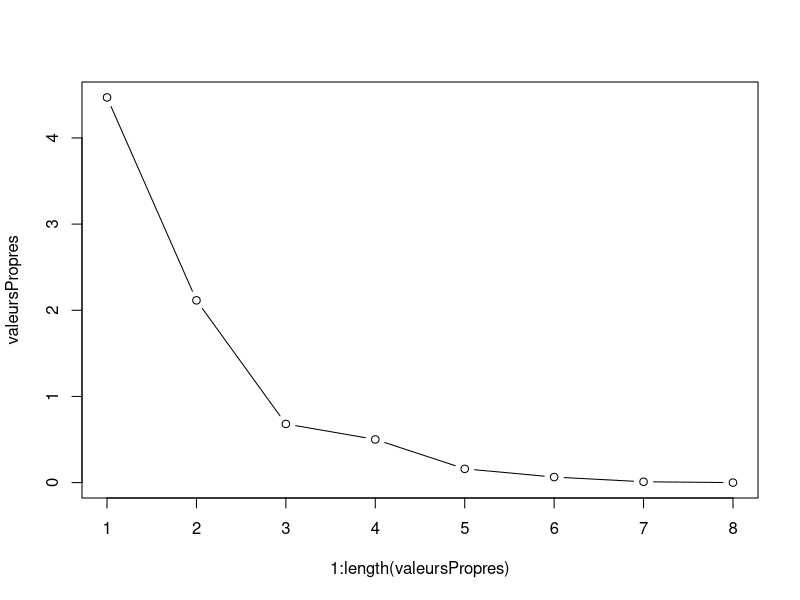
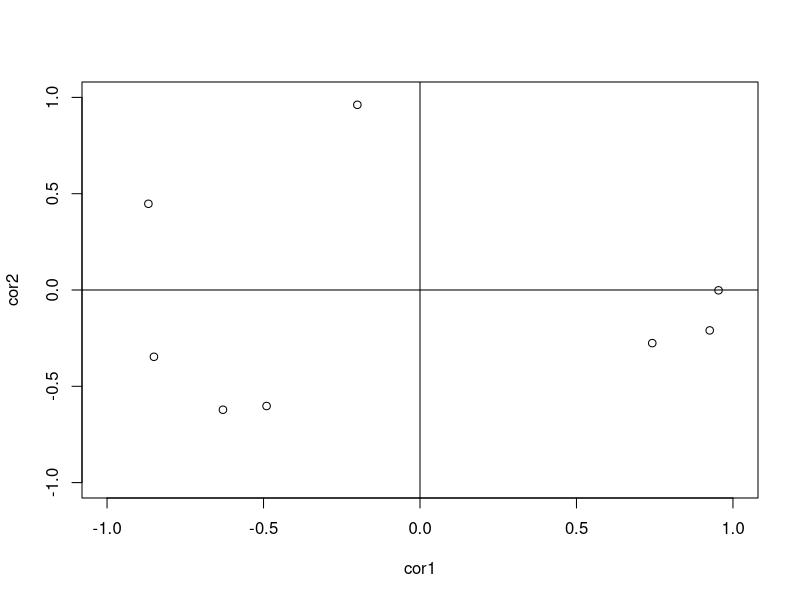
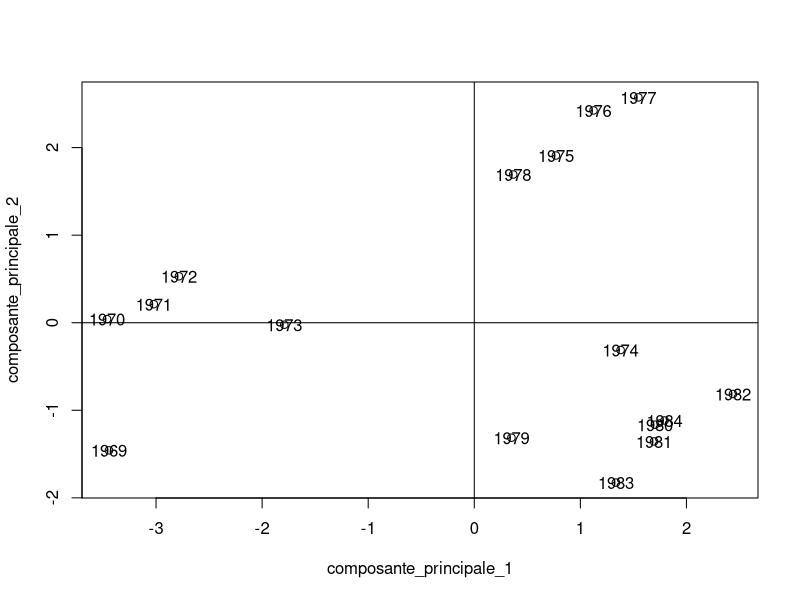

Reproduce these figures in R, in order.
#==================================#
#                                  #
#       Lecture des données        #
#                                  #
#==================================#

x_matrix <- read.csv("petrole.csv", header = T, sep = ";", row.names = 1); # parse csv file (with ; separator) into matrix

#==================================#
#                                  #
#       Informations basiques      #
#                                  #
#==================================#

message("Summary")
summary(x_matrix); # summary



message("Covariance")
print(cov(x_matrix)); # covariance

message("Columns : "); # number of columns
ncol(x_matrix)
message("Rows : "); # number of rows
nrow(x_matrix);

#==================================#
#                                  #
#    Données centrées réduites     #
#                                  #
#==================================#

centree_reduite <- scale(x_matrix, center = T, scale = T);

#==================================#
#                                  #
# Analyse en composante principale #
#                                  #
#==================================#

# Valeurs propres
propres <- eigen(cor(centree_reduite));
valeursPropres <- propres$values;
vecteursPropres <- propres$vectors;

# Graphique des valeurs propres (éboulis et coude)
png(filename = "eboulis.png"); # start printing plot to png image
plot(1:length(valeursPropres), valeursPropres, type = "b");
dev.off(); # end printing

# Composantes principales
data_acp <- centree_reduite %*% vecteursPropres;

composante_principale_1 <- data_acp[, 1];
composante_principale_2 <- data_acp[, 2];

# Cercle de correlation
# Calcule de la correlation entre chaque variable et les composantes principales
cor1 <- cor(composante_principale_1,centree_reduite);
cor2 <- cor(composante_principale_2,centree_reduite);
png(filename = "cercle_de_correlation.png"); # start printing plot to png image
plot(cor1, cor2, xlim = c(-1, +1), ylim = c(-1, +1))
abline(h = 0, v = 0)
text(cor1, cor2, labels = colnames(data_acp))
dev.off(); # end printing

# Graphe +/-

tableauplusmoins <- cbind(composante_principale_1, composante_principale_2);
tableauplusmoins;

# Graphe 2D
png(filename = "graphe2D.png"); # start printing plot to png image
plot(composante_principale_1, composante_principale_2)
text(composante_principale_1, composante_principale_2, labels = rownames(data_acp))
abline(h = 0, v = 0)
dev.off(); # end printing